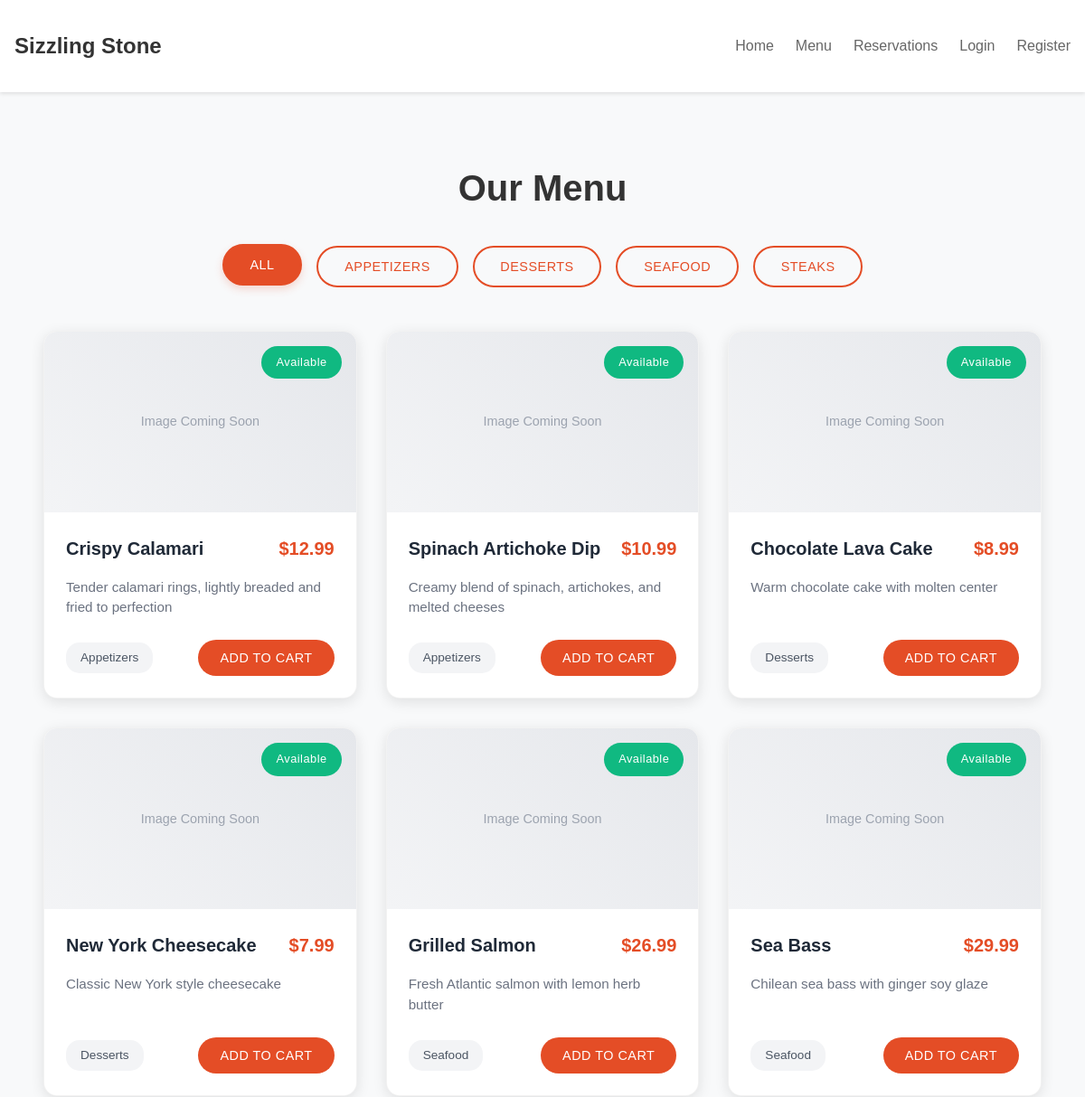
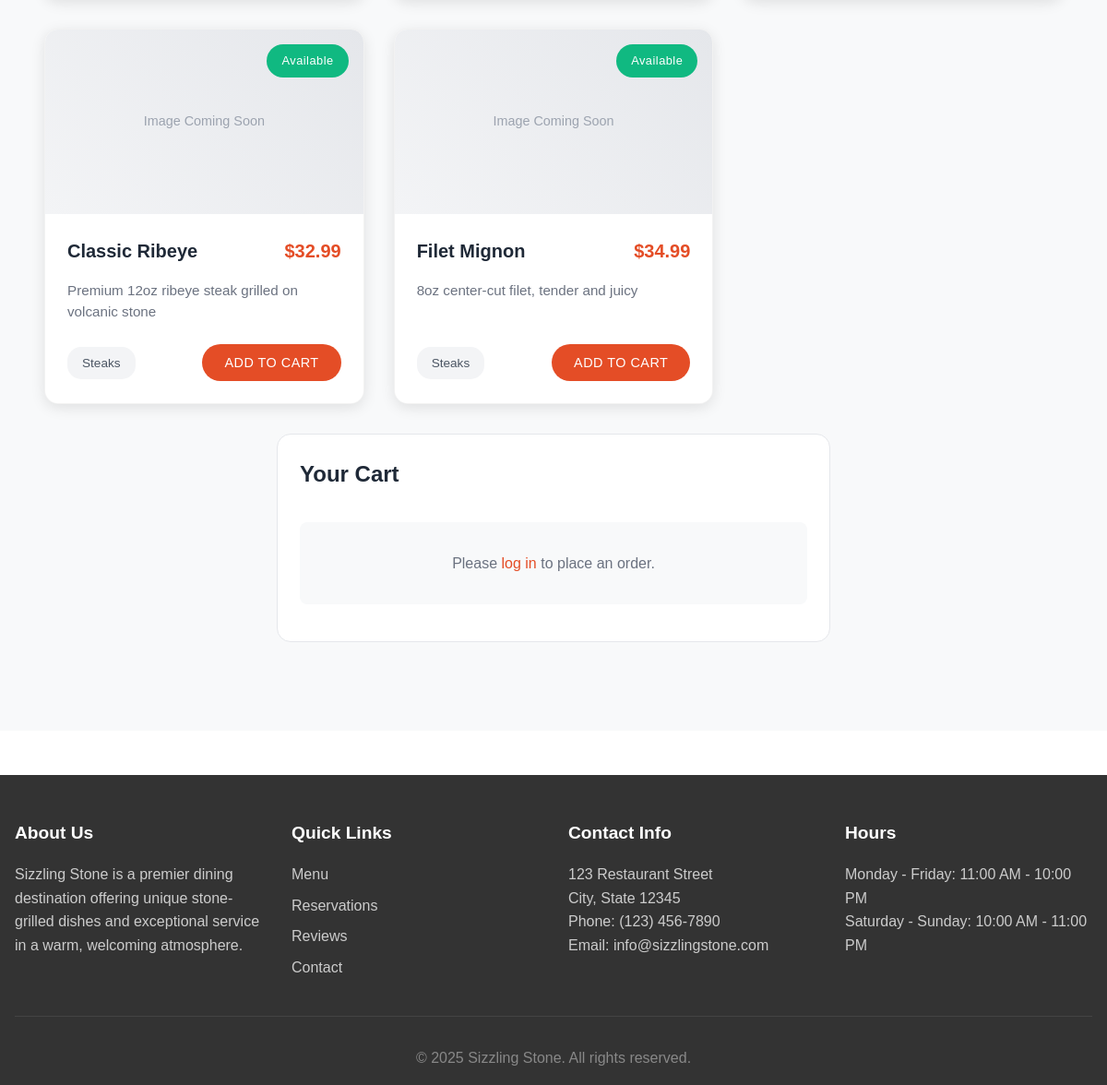
Page /menu.php on the committed database (2 pictures, top to bottom).
### tables this page shows
CREATE TABLE IF NOT EXISTS menu_items (
    item_id INT PRIMARY KEY AUTO_INCREMENT,
    name VARCHAR(100),
    description TEXT,
    price DECIMAL(10,2),
    category VARCHAR(50),
    available BOOLEAN DEFAULT TRUE,
    image_path VARCHAR(255),
    is_featured BOOLEAN DEFAULT FALSE
);

### app/controllers/MenuController.php (called while the page is built, shortened)
<?php
require_once __DIR__ . '/../models/MenuItem.php';
class MenuController {
    private $menuItem;
    public function __construct() {
        $database = new Database();
        $db = $database->getConnection();
        $this->menuItem = new MenuItem($db);
    }
    public function getAllItems() {
        return $this->menuItem->getAll();
    }
    public function getAllCategories() {
        return $this->menuItem->getAllCategories();
    }
}

### app/models/MenuItem.php (called while the page is built, shortened)
<?php
class MenuItem {
    private $conn;
    private $table_name = "menu_items";
    public function __construct($db) {
        $this->conn = $db;
    }
    public function getAll() {
        $query = "SELECT * FROM " . $this->table_name . " ORDER BY category, name";
        $stmt = $this->conn->prepare($query);
        $stmt->execute();
        return $stmt;
    }
    public function getAllCategories() {
        $query = "SELECT DISTINCT category FROM " . $this->table_name . " ORDER BY category";
        $stmt = $this->conn->prepare($query);
        $stmt->execute();
        return $stmt->fetchAll(PDO::FETCH_COLUMN);
    }
}

### public/menu.php (the view, shortened to what this page needs)
<?php
require_once __DIR__ . '/../app/controllers/MenuController.php';
$menuController = new MenuController();
$menuItems = $menuController->getAllItems();
$categories = $menuController->getAllCategories();
$pageTitle = 'Our Menu';
?>
<!DOCTYPE html>
<html lang="en">
<head>
    <link rel="stylesheet" href="<?php echo BASE_URL; ?>css/style.css">
    <link rel="stylesheet" href="<?php echo BASE_URL; ?>css/menu.css">
</head>
<body>
    <?php include __DIR__ . '/../app/views/includes/header.php'; ?>
    <main class="menu-page">
        <div class="container">
            <h1 class="page-title"><?php echo $pageTitle; ?></h1>
            <div class="category-filter">
                <button class="filter-btn active" data-category="all">All</button>
                <?php foreach ($categories as $category): ?>
                    <button class="filter-btn" data-category="<?php echo htmlspecialchars($category); ?>">
                        <?php echo htmlspecialchars($category); ?>
                    </button>
                <?php endforeach; ?>
            </div>
            <div class="menu-grid">
                <?php if ($menuItems): ?>
                    <?php foreach ($menuItems as $item): ?>
                        <div class="menu-item" data-category="<?php echo htmlspecialchars($item['category']); ?>">
                            <div class="menu-item-image">
                                <div class="image-placeholder">
                                    <span>Image Coming Soon</span>
                                </div>
                                <?php if ($item['available']): ?>
                                    <span class="status-badge available">Available</span>
                                <?php else: ?>
                                    <span class="status-badge unavailable">Sold Out</span>
                                <?php endif; ?>
                            </div>
                            <div class="menu-item-content">
                                <div class="menu-item-header">
                                    <h3 class="menu-item-name"><?php echo htmlspecialchars($item['name']); ?></h3>
                                    <span class="menu-item-price">$<?php echo number_format($item['price'], 2); ?></span>
                                </div>
                                <p class="menu-item-description"><?php echo htmlspecialchars($item['description']); ?></p>
                                <div class="menu-item-footer">
                                    <span class="menu-item-category"><?php echo htmlspecialchars($item['category']); ?></span>
                                    <?php if ($item['available']): ?>
                                        <button class="add-to-cart-btn"
                                                onclick="addToCart(<?php echo $item['item_id']; ?>, '<?php echo htmlspecialchars($item['name']); ?>', <?php echo $item['price']; ?>)">
                                            Add to Cart
                                        </button>
                                    <?php else: ?>
                                        <button class="add-to-cart-btn disabled" disabled>Sold Out</button>
                                    <?php endif; ?>
                                </div>
                            </div>
                        </div>
                    <?php endforeach; ?>
                <?php else: ?>
                    <p class="no-items">No menu items available.</p>
                <?php endif; ?>
            </div>
            <div class="cart-section">
                <h2>Your Cart</h2>
                <?php if (!isset($_SESSION['user_id'])): ?>
                    <div class="login-notice">
                        <p>Please <a href="<?php echo BASE_URL; ?>login.php">log in</a> to place an order.</p>
                    </div>
                <?php endif; ?>
            </div>
        </div>
    </main>
    <?php include __DIR__ . '/../app/views/includes/footer.php'; ?>
</body>
</html>

### public/css/style.css (style rules this page uses)
* { margin: 0; padding: 0; box-sizing: border-box; }
body { font-family: 'Arial', sans-serif; line-height: 1.6; color: #333; }
.container { max-width: 1200px; margin: 0 auto; padding: 0 20px; }

### public/css/menu.css (style rules this page uses)
.menu-page { padding: 6rem 0 4rem; background-color: #f8f9fa; }
.page-title { text-align: center; margin-bottom: 2rem; font-size: 2.5rem; color: #333; font-weight: 600; }
.category-filter { display: flex; justify-content: center; gap: 1rem; margin-bottom: 3rem; flex-wrap: wrap; padding: 0 1rem; }
.filter-btn { padding: 0.8rem 1.8rem; border: 2px solid #e44d26; background: transparent; color: #e44d26; border-radius: 25px; cursor: pointer; transition: all 0.3s; font-weight: 500; font-size: 0.9rem; text-transform: uppercase; letter-spacing: 0.5px; }
.filter-btn:hover, .filter-btn.active { background: #e44d26; color: #fff; transform: translateY(-2px); box-shadow: 0 4px 10px rgba(228, 77, 38, 0.2); }
.menu-grid { display: grid; grid-template-columns: repeat(auto-fit, minmax(320px, 1fr)); gap: 2rem; padding: 0 2rem; max-width: 1400px; margin: 0 auto; }
.menu-item { background: #fff; border-radius: 15px; overflow: hidden; box-shadow: 0 4px 15px rgba(0,0,0,0.1); transition: all 0.3s ease; position: relative; border: 1px solid rgba(0,0,0,0.05); }
.menu-item-image { position: relative; width: 100%; height: 200px; overflow: hidden; }
.image-placeholder { width: 100%; height: 100%; background: linear-gradient(45deg, #f3f4f6, #e5e7eb); display: flex; align-items: center; justify-content: center; color: #9ca3af; font-size: 0.9rem; }
.status-badge { position: absolute; top: 1rem; right: 1rem; padding: 0.5rem 1rem; border-radius: 20px; font-size: 0.8rem; font-weight: 500; letter-spacing: 0.5px; z-index: 1; }
.status-badge.available { background: #10b981; color: white; }
.menu-item-content { padding: 1.5rem; }
.menu-item-header { display: flex; justify-content: space-between; align-items: flex-start; margin-bottom: 1rem; }
.menu-item-name { font-size: 1.25rem; font-weight: 600; color: #1f2937; margin: 0; flex: 1; padding-right: 1rem; }
.menu-item-price { font-size: 1.25rem; font-weight: 600; color: #e44d26; white-space: nowrap; }
.menu-item-description { color: #6b7280; font-size: 0.95rem; line-height: 1.5; margin-bottom: 1.5rem; min-height: 3em; }
.menu-item-footer { display: flex; justify-content: space-between; align-items: center; flex-wrap: wrap; gap: 1rem; }
.menu-item-category { background: #f3f4f6; color: #4b5563; padding: 0.4rem 1rem; border-radius: 15px; font-size: 0.85rem; font-weight: 500; }
.add-to-cart-btn { background: #e44d26; color: white; border: none; padding: 0.75rem 1.5rem; border-radius: 25px; font-weight: 500; cursor: pointer; transition: all 0.3s; font-size: 0.9rem; text-transform: uppercase; letter-spacing: 0.5px; }
.cart-section { position: fixed; right: 2rem; top: 100px; width: 320px; background: white; border-radius: 15px; box-shadow: 0 4px 15px rgba(0,0,0,0.1); padding: 1.5rem; max-height: calc(100vh - 120px); display: flex; flex-direction: column; z-index: 100; }
.cart-section h2 { margin: 0 0 1rem; font-size: 1.5rem; color: #1f2937; }
.login-notice { text-align: center; padding: 2rem; background: #f8f9fa; border-radius: 8px; margin: 1rem 0; }
.login-notice p { margin: 0; color: #6b7280; }
.login-notice a { color: #e44d26; text-decoration: none; font-weight: 500; }
@media (max-width: 1200px) { .cart-section { position: static; width: 100%; max-width: 600px; margin: 2rem auto; box-shadow: none; border: 1px solid #e5e7eb; } }
@media (max-width: 1200px) { .menu-grid { margin-right: 0; } }

### app/views/includes/header.php (style rules this page uses)
.container { max-width: 1200px; margin: 0 auto; padding: 0 1rem; }

### rows in the picture
menu_items: available "Available", name "Crispy Calamari", price "12.99", description "Tender calamari rings, lightly breaded and fried to perfection", category "Appetizers"
menu_items: available "Available", name "Spinach Artichoke Dip", price "10.99", description "Creamy blend of spinach, artichokes, and melted cheeses", category "Appetizers"
menu_items: available "Available", name "Chocolate Lava Cake", price "8.99", description "Warm chocolate cake with molten center", category "Desserts"
menu_items: available "Available", name "New York Cheesecake", price "7.99", description "Classic New York style cheesecake", category "Desserts"
menu_items: available "Available", name "Grilled Salmon", price "26.99", description "Fresh Atlantic salmon with lemon herb butter", category "Seafood"
menu_items: available "Available", name "Sea Bass", price "29.99", description "Chilean sea bass with ginger soy glaze", category "Seafood"
menu_items: available "Available", name "Classic Ribeye", price "32.99", description "Premium 12oz ribeye steak grilled on volcanic stone", category "Steaks"
menu_items: available "Available", name "Filet Mignon", price "34.99", description "8oz center-cut filet, tender and juicy", category "Steaks"

### other values in the picture
$pageTitle "Our Menu"
$category "APPETIZERS"
$category "DESSERTS"
$category "SEAFOOD"
$category "STEAKS"
